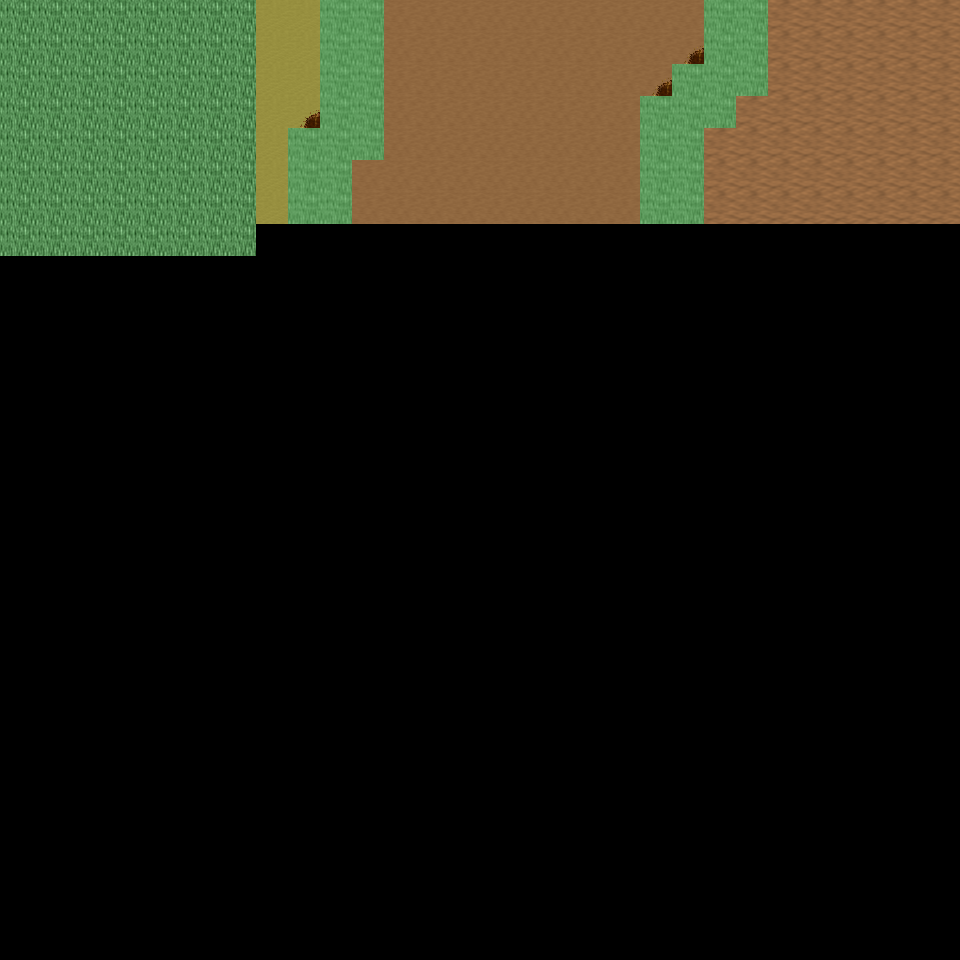

This is a level from a 2D game, rendered from its Tiled map with the project's own tilesets. A one-line summary and the map file follow, with tile-layer data summarised:
An orthogonal 30x30 tile map with 32x32 px tiles, 6 tile layers (Ground, Object, Object2, Above, ...), 19 tilesets and 4 objects (4x mapExit).

<map version="1.0" orientation="orthogonal" renderorder="right-down" width="30" height="30" tilewidth="32" tileheight="32" nextobjectid="5">
  <tileset firstgid="1" name="tileset_ground_ground" tilewidth="32" tileheight="32" tilecount="33" columns="3">
    <image source="../drawable/tileset_ground_ground.png" width="96" height="352" />
  </tileset>
  <tileset firstgid="34" name="tileset_ground_ridge_earth_dark" tilewidth="32" tileheight="32" tilecount="96" columns="12">
    <image source="../drawable/tileset_ground_ridge_earth_dark.png" width="384" height="256" />
  </tileset>
  <tileset firstgid="130" name="tileset_ground_rock_pebbles" tilewidth="32" tileheight="32" tilecount="3" columns="1">
    <image source="../drawable/tileset_ground_rock_pebbles.png" width="32" height="96" />
  </tileset>
  <tileset firstgid="133" name="tileset_ground_earth_edges" tilewidth="32" tileheight="32" tilecount="18" columns="6">
    <image source="../drawable/tileset_ground_earth_edges.png" width="192" height="96" />
  </tileset>
  <tileset firstgid="151" name="tileset_plant_leaves" tilewidth="32" tileheight="32" tilecount="8" columns="4">
    <image source="../drawable/tileset_plant_leaves.png" width="128" height="64" />
  </tileset>
  <tileset firstgid="159" name="tileset_plant_flower_daisy_yellow" tilewidth="32" tileheight="32" tilecount="8" columns="2">
    <image source="../drawable/tileset_plant_flower_daisy_yellow.png" width="64" height="128" />
  </tileset>
  <tileset firstgid="167" name="tileset_plant_grasses" tilewidth="32" tileheight="32" tilecount="6" columns="3">
    <image source="../drawable/tileset_plant_grasses.png" width="96" height="64" />
  </tileset>
  <tileset firstgid="173" name="tileset_ground_cobbled_paving" tilewidth="32" tileheight="32" tilecount="1" columns="1">
    <image source="../drawable/tileset_ground_cobbled_paving.png" width="32" height="32" />
  </tileset>
  <tileset firstgid="174" name="tileset_plant_flower_daisy_white" tilewidth="32" tileheight="32" tilecount="8" columns="2">
    <image source="../drawable/tileset_plant_flower_daisy_white.png" width="64" height="128" />
  </tileset>
  <tileset firstgid="182" name="tileset_plant_flower_daisy_red" tilewidth="32" tileheight="32" tilecount="8" columns="2">
    <image source="../drawable/tileset_plant_flower_daisy_red.png" width="64" height="128" />
  </tileset>
  <tileset firstgid="190" name="tileset_logic_collision" tilewidth="32" tileheight="32" tilecount="1" columns="1">
    <image source="../drawable/tileset_logic_collision.png" width="32" height="32" />
  </tileset>
  <tileset firstgid="191" name="tileset_logic_creature_sheepman" tilewidth="32" tileheight="32" tilecount="4" columns="4">
    <image source="../drawable/tileset_logic_creature_sheepman.png" width="128" height="32" />
  </tileset>
  <tileset firstgid="195" name="tileset_object_tan_tent" tilewidth="32" tileheight="32" tilecount="25" columns="5">
    <image source="../drawable/tileset_object_tan_tent.png" width="160" height="160" />
  </tileset>
  <tileset firstgid="220" name="tileset_item_campfires" tilewidth="32" tileheight="32" tilecount="2" columns="2">
    <image source="../drawable/tileset_item_campfires.png" width="64" height="32" />
  </tileset>
  <tileset firstgid="222" name="tileset_plant_tree_dead_tree_4" tilewidth="32" tileheight="32" tilecount="20" columns="4">
    <image source="../drawable/tileset_plant_tree_dead_tree_4.png" width="128" height="160" />
  </tileset>
  <tileset firstgid="242" name="tileset_plant_tree_fall_trees" tilewidth="32" tileheight="32" tilecount="40" columns="8">
    <image source="../drawable/tileset_plant_tree_fall_trees.png" width="256" height="160" />
  </tileset>
  <tileset firstgid="282" name="tileset_object_well_hoist" tilewidth="32" tileheight="32" tilecount="9" columns="3">
    <image source="../drawable/tileset_object_well_hoist.png" width="96" height="96" />
  </tileset>
  <tileset firstgid="291" name="tileset_logic_creature_mutant" tilewidth="32" tileheight="32" tilecount="7" columns="7">
    <image source="../drawable/tileset_logic_creature_mutant.png" width="224" height="32" />
  </tileset>
  <tileset firstgid="298" name="tileset_ground_grass_edges" tilewidth="32" tileheight="32" tilecount="36" columns="12">
    <image source="../drawable/tileset_ground_grass_edges.png" width="384" height="96" />
  </tileset>
  <layer name="Ground" width="30" height="30">
    <data>[900 cells, 218 non-empty, 4 distinct tile ids]</data>
  </layer>
  <layer name="Object" width="30" height="30">
    <data>[900 cells, 34 non-empty, 8 distinct tile ids]</data>
  </layer>
  <layer name="Object2" width="30" height="30">
    <data>[900 cells, 0 non-empty, 0 distinct tile ids]</data>
  </layer>
  <layer name="Above" width="30" height="30">
    <data>[900 cells, 0 non-empty, 0 distinct tile ids]</data>
  </layer>
  <layer name="Above2" width="30" height="30">
    <data>[900 cells, 0 non-empty, 0 distinct tile ids]</data>
  </layer>
  <layer name="Walkable" width="30" height="30">
    <data>[900 cells, 31 non-empty, 1 distinct tile ids]</data>
  </layer>
  <objectgroup name="MapEvents">
    <object id="1" name="north" type="mapExit" x="0" y="0" width="320" height="32">
      <properties>
        <property name="map" value="level_0_x89_y28" />
        <property name="x" value="0" />
        <property name="y" value="28" />
      </properties>
    </object>
    <object id="2" name="north2" type="mapExit" x="384" y="0" width="320" height="32">
      <properties>
        <property name="map" value="level_0_x89_y28" />
        <property name="x" value="12" />
        <property name="y" value="28" />
      </properties>
    </object>
    <object id="3" name="north3" type="mapExit" x="768" y="0" width="192" height="32">
      <properties>
        <property name="map" value="level_0_x89_y28" />
        <property name="x" value="24" />
        <property name="y" value="28" />
      </properties>
    </object>
    <object id="4" name="west" type="mapExit" x="0" y="0" width="32" height="960">
      <properties>
        <property name="map" value="level_0_x88_y29" />
        <property name="x" value="28" />
        <property name="y" value="0" />
      </properties>
    </object>
  </objectgroup>
</map>
